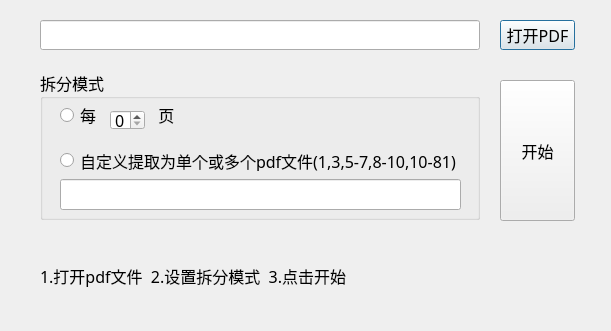
<?xml version="1.0" encoding="UTF-8"?>
<ui version="4.0">
 <class>Split_Dialog</class>
 <widget class="QDialog" name="Split_Dialog">
  <property name="geometry">
   <rect>
    <x>0</x>
    <y>0</y>
    <width>611</width>
    <height>331</height>
   </rect>
  </property>
  <property name="sizePolicy">
   <sizepolicy hsizetype="Ignored" vsizetype="Ignored">
    <horstretch>0</horstretch>
    <verstretch>0</verstretch>
   </sizepolicy>
  </property>
  <property name="minimumSize">
   <size>
    <width>611</width>
    <height>331</height>
   </size>
  </property>
  <property name="maximumSize">
   <size>
    <width>611</width>
    <height>331</height>
   </size>
  </property>
  <property name="font">
   <font>
    <family>微软雅黑</family>
    <pointsize>12</pointsize>
    <weight>50</weight>
    <italic>false</italic>
    <bold>false</bold>
   </font>
  </property>
  <property name="windowTitle">
   <string>PDF拆分</string>
  </property>
  <property name="windowIcon">
   <iconset resource="img.qrc">
    <normaloff>:/img/PDF拆分.ico</normaloff>:/img/PDF拆分.ico</iconset>
  </property>
  <property name="windowOpacity">
   <double>1.500000000000000</double>
  </property>
  <property name="toolTip">
   <string>&lt;html&gt;&lt;head/&gt;&lt;body&gt;&lt;p&gt;&lt;br/&gt;&lt;/p&gt;&lt;/body&gt;&lt;/html&gt;</string>
  </property>
  <property name="styleSheet">
   <string notr="true">font: 12pt &quot;微软雅黑&quot;;</string>
  </property>
  <property name="sizeGripEnabled">
   <bool>false</bool>
  </property>
  <widget class="QLineEdit" name="lineEdit_openPDF">
   <property name="geometry">
    <rect>
     <x>40</x>
     <y>20</y>
     <width>440</width>
     <height>30</height>
    </rect>
   </property>
   <property name="sizePolicy">
    <sizepolicy hsizetype="Expanding" vsizetype="Ignored">
     <horstretch>0</horstretch>
     <verstretch>0</verstretch>
    </sizepolicy>
   </property>
   <property name="minimumSize">
    <size>
     <width>440</width>
     <height>30</height>
    </size>
   </property>
   <property name="maximumSize">
    <size>
     <width>440</width>
     <height>30</height>
    </size>
   </property>
  </widget>
  <widget class="QPushButton" name="pushButton_openPDF">
   <property name="geometry">
    <rect>
     <x>500</x>
     <y>20</y>
     <width>75</width>
     <height>30</height>
    </rect>
   </property>
   <property name="text">
    <string>打开PDF</string>
   </property>
  </widget>
  <widget class="QGroupBox" name="groupBox_mode">
   <property name="geometry">
    <rect>
     <x>40</x>
     <y>70</y>
     <width>440</width>
     <height>150</height>
    </rect>
   </property>
   <property name="minimumSize">
    <size>
     <width>440</width>
     <height>150</height>
    </size>
   </property>
   <property name="maximumSize">
    <size>
     <width>440</width>
     <height>150</height>
    </size>
   </property>
   <property name="font">
    <font>
     <family>微软雅黑</family>
     <pointsize>12</pointsize>
     <weight>50</weight>
     <italic>false</italic>
     <bold>false</bold>
    </font>
   </property>
   <property name="title">
    <string>拆分模式</string>
   </property>
   <widget class="QRadioButton" name="radioButton_everypage">
    <property name="geometry">
     <rect>
      <x>20</x>
      <y>30</y>
      <width>130</width>
      <height>30</height>
     </rect>
    </property>
    <property name="text">
     <string>每               页</string>
    </property>
   </widget>
   <widget class="QSpinBox" name="spinBox_page">
    <property name="geometry">
     <rect>
      <x>70</x>
      <y>40</y>
      <width>35</width>
      <height>20</height>
     </rect>
    </property>
   </widget>
   <widget class="QRadioButton" name="radioButton_selfSet">
    <property name="geometry">
     <rect>
      <x>20</x>
      <y>80</y>
      <width>411</width>
      <height>21</height>
     </rect>
    </property>
    <property name="text">
     <string>自定义提取为单个或多个pdf文件(1,3,5-7,8-10,10-81)</string>
    </property>
   </widget>
   <widget class="QLineEdit" name="lineEdit_pageSet">
    <property name="geometry">
     <rect>
      <x>20</x>
      <y>109</y>
      <width>401</width>
      <height>31</height>
     </rect>
    </property>
   </widget>
  </widget>
  <widget class="QPushButton" name="pushButton_start">
   <property name="geometry">
    <rect>
     <x>500</x>
     <y>80</y>
     <width>75</width>
     <height>141</height>
    </rect>
   </property>
   <property name="text">
    <string>开始</string>
   </property>
  </widget>
  <widget class="QLabel" name="label_tip">
   <property name="geometry">
    <rect>
     <x>40</x>
     <y>250</y>
     <width>521</width>
     <height>51</height>
    </rect>
   </property>
   <property name="text">
    <string>1.打开pdf文件  2.设置拆分模式  3.点击开始</string>
   </property>
  </widget>
 </widget>
 <resources>
  <include location="img.qrc"/>
 </resources>
 <connections/>
</ui>
